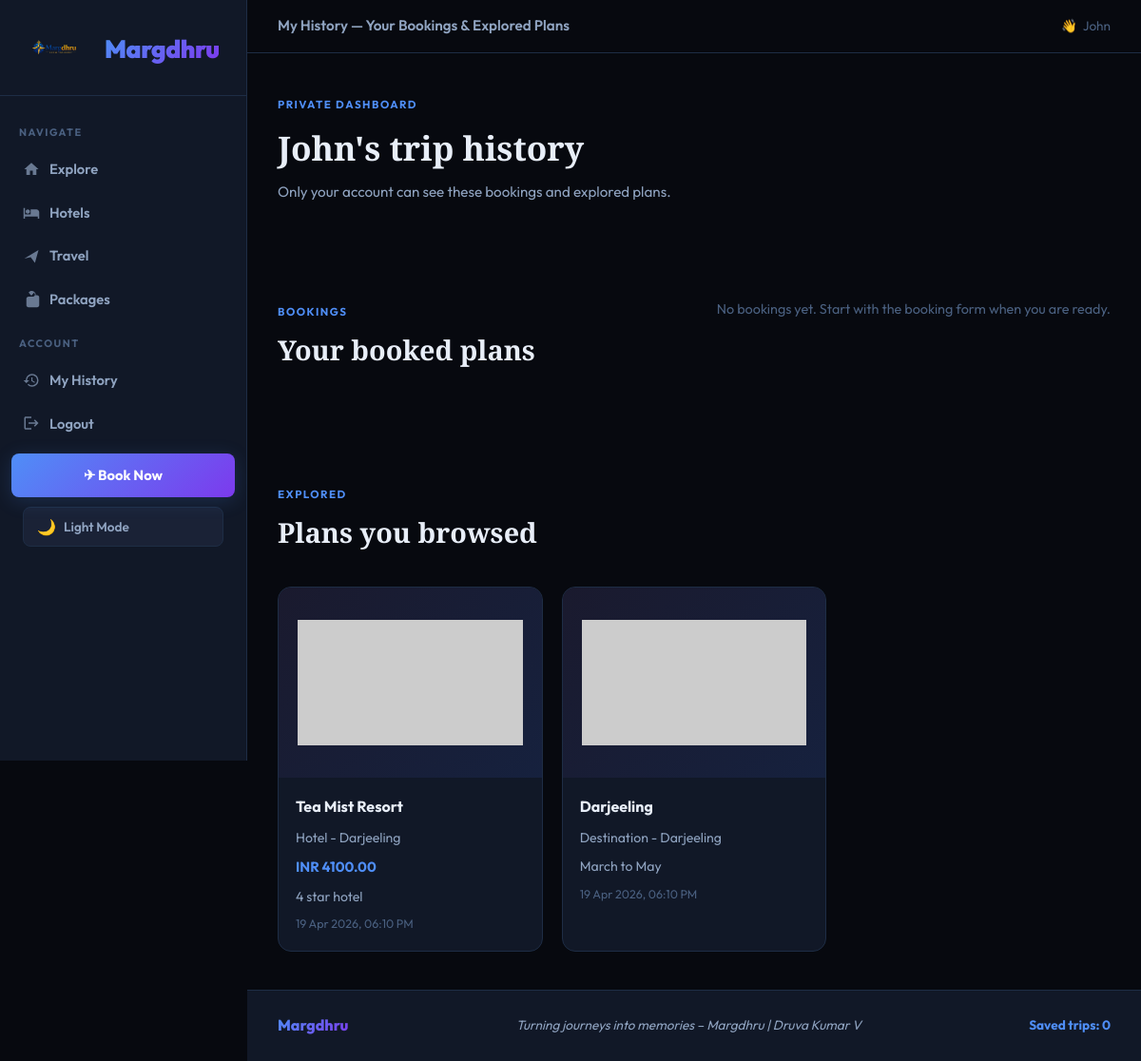
/accounts/history/ (signed in), run on the app's committed database.
### travel/models.py (models this page shows, shortened)
class BrowsingHistory(models.Model):
    DESTINATION = "destination"
    HOTEL = "hotel"
    TRANSPORT = "transport"
    PACKAGE = "package"
    ITEM_CHOICES = [
        (DESTINATION, "Destination"),
        (HOTEL, "Hotel"),
        (TRANSPORT, "Transport"),
        (PACKAGE, "Holiday Package"),
    ]
    user = models.ForeignKey(User, on_delete=models.CASCADE, related_name="browsing_history")
    item_type = models.CharField(max_length=20, choices=ITEM_CHOICES)
    item_name = models.CharField(max_length=160)
    destination_name = models.CharField(max_length=120, blank=True)
    price = models.DecimalField(max_digits=10, decimal_places=2, null=True, blank=True)
    image_url = models.URLField(blank=True)
    notes = models.CharField(max_length=255, blank=True)
    viewed_at = models.DateTimeField(auto_now_add=True)
    class Meta:
        ordering = ["-viewed_at"]
        verbose_name_plural = "browsing history"

### accounts/views.py (the view)
# urls.py: path("history/", views.history_view, name="history"),
@login_required
def history_view(request):
    bookings = (
        TripBooking.objects.filter(user=request.user)
        .select_related("destination", "hotel", "transport", "holiday_package")
        .order_by("-created_at")
    )
    browsed_items = BrowsingHistory.objects.filter(user=request.user).order_by("-viewed_at")[:30]
    return render(
        request,
        "accounts/history.html",
        {
            "bookings": bookings,
            "browsed_items": browsed_items,
        },
    )

### templates/accounts/history.html (shortened to what this page needs)
{% extends "travel/base.html" %}
{% block topbar_title %}My History — Your Bookings & Explored Plans{% endblock %}
{% block content %}
<section class="page-heading">
    <p class="eyebrow">Private dashboard</p>
    <h1>{{ user.username }}'s trip history</h1>
    <p class="page-copy">Only your account can see these bookings and explored plans.</p>
</section>
<section class="section split-band">
    <div>
        <p class="eyebrow">Bookings</p>
        <h2>Your booked plans</h2>
    </div>
    <div class="history-list">
        {% for booking in bookings %}
            <article class="history-card">
                <h3>{{ booking.get_booking_type_display }} for {{ booking.destination.name }}</h3>
                <p>{{ booking.travelers }} traveler(s) - {{ booking.created_at|date:"d M Y, h:i A" }}</p>
                {% if booking.hotel %}<p>Hotel: {{ booking.hotel.name }}</p>{% endif %}
                {% if booking.transport %}<p>Travel: {{ booking.transport.provider_name }}</p>{% endif %}
                {% if booking.holiday_package %}<p>Package: {{ booking.holiday_package.title }}</p>{% endif %}
            </article>
        {% empty %}
            <p class="empty">No bookings yet. Start with the booking form when you are ready.</p>
        {% endfor %}
    </div>
</section>
<section class="section">
    <div class="section-heading">
        <div>
            <p class="eyebrow">Explored</p>
            <h2>Plans you browsed</h2>
        </div>
    </div>
    <div class="listing-grid">
        {% for item in browsed_items %}
            <article class="listing-card">
                {% if item.image_url %}
                    <img src="{{ item.image_url }}" alt="{{ item.item_name }}">
                {% endif %}
                <div class="listing-body">
                    <h3>{{ item.item_name }}</h3>
                    <p>{{ item.get_item_type_display }}{% if item.destination_name %} - {{ item.destination_name }}{% endif %}</p>
                    {% if item.price %}<strong>INR {{ item.price }}</strong>{% endif %}
                    <p>{{ item.notes }}</p>
                    <small>{{ item.viewed_at|date:"d M Y, h:i A" }}</small>
                </div>
            </article>
        {% empty %}
            <p class="empty">Open a hotel, package, transport, or destination detail page to build your explored history.</p>
        {% endfor %}
    </div>
</section>
{% endblock %}

### templates/travel/base.html (shortened to what this page needs)
{% load static %}
<!DOCTYPE html>
<html lang="en" data-theme="dark">
<head>
    <link rel="stylesheet" href="{% static 'travel/css/styles.css' %}?v=3">
</head>
<body data-user-key="{% if user.is_authenticated %}{{ user.username }}{% else %}guest{% endif %}">
    <header class="site-header">
        <nav class="navbar">
            <a class="brand-mark" href="{% url 'home' %}">
                <img src="{% static 'travel/img/margdhru_logo.png' %}" alt="Margdhru logo" class="margdhru-logo">
                <span class="brand">Margdhru</span>
            </a>
            <div class="nav-links" id="site-menu" data-site-menu>
                <span class="nav-section-label">Navigate</span>
                <a href="{% url 'home' %}">Explore</a>
                <a href="{% url 'hotels' %}">Hotels</a>
                <a href="{% url 'transport' %}">Travel</a>
                <a href="{% url 'packages' %}">Packages</a>
                <span class="nav-section-label">Account</span>
                {% if user.is_authenticated %}
                    <a href="{% url 'history' %}">My History</a>
                    <a href="{% url 'logout' %}">Logout</a>
                    <a class="nav-button" href="{% url 'book_trip' %}">✈ Book Now</a>
                {% else %}
                    <a href="{% url 'login' %}">Login</a>
                    <a href="{% url 'signup' %}">Sign Up</a>
                    <a class="nav-button" href="{% url 'book_trip' %}">✈ Book Now</a>
                {% endif %}
                <button class="theme-toggle" id="theme-toggle" type="button">
                    <span class="toggle-icon">🌙</span>
                    <span id="theme-label">Light Mode</span>
                </button>
            </div>
        </nav>
    </header>
    <div class="topbar">
        <span class="topbar-title">{% block topbar_title %}Margdhru — Turning journeys into memories{% endblock %}</span>
        <div class="topbar-right">
            {% if user.is_authenticated %}
                👋 &nbsp;{{ user.username }}
            {% endif %}
        </div>
    </div>
    <main>
        {% block content %}{% endblock %}
    </main>
    <footer class="footer">
        <span class="footer-brand">Margdhru</span>
        <span class="footer-tagline">Turning journeys into memories – Margdhru | Druva Kumar V</span>
        <span class="saved-count" data-saved-count>Saved trips: 0</span>
    </footer>
</body>
</html>

### data on the page
BrowsingHistory: item_name "Tea Mist Resort", item_type "Hotel", destination_name "Darjeeling", price "4100.00", notes "4 star hotel", viewed_at "19 Apr 2026, 06:10 PM"
BrowsingHistory: item_name "Darjeeling", item_type "Destination", destination_name "Darjeeling", notes "March to May", viewed_at "19 Apr 2026, 06:10 PM"

### other printed values
{{ user.username }} "John"
